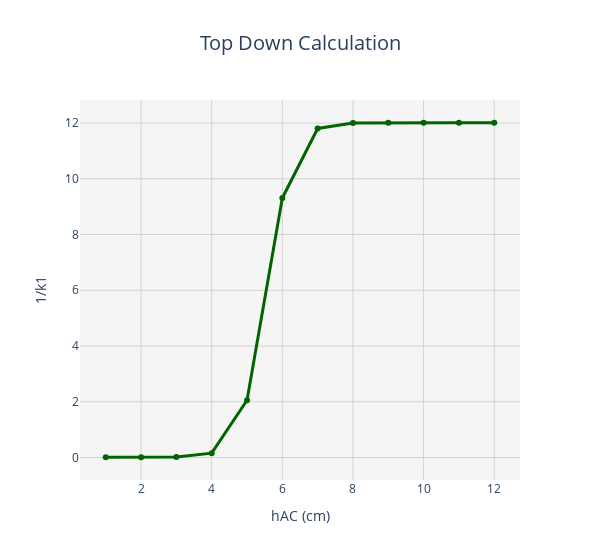

Write notebook code for a chart like this one.
### Markdown cell above
# GRAFICO DE TENDENCIA TOP DOWN

### Code cell
# Updated code to use "1/k1_up-down" for the y-axis with the TOP DOWN calculation
import pandas as pd
import numpy as np
import plotly.express as px

# Create DataFrame with provided "hc, in" values
df_k1tabla = pd.DataFrame({
    "hc, in": [1, 2, 3, 4, 5, 6, 7, 8, 9, 10, 11, 12]
})

# Calculate "k1_u-down" using the provided formula
df_k1tabla["k1_u-down"] = 1 / (0.01 + 12 / (1 + np.exp(15.676 - 2.8186 * df_k1tabla["hc, in"])))

# Calculate "1/k1_up-down"
df_k1tabla["1/k1_up-down"] = 1 / df_k1tabla["k1_u-down"]

# Generate the Plotly graph with the new y-axis for TOP DOWN calculation
fig = px.line(df_k1tabla, x="hc, in", y="1/k1_up-down", markers=True, title="Top Down Calculation")
fig.update_traces(line=dict(color="darkgreen", width=3))  # Darker green line color and thicker width
fig.update_layout(
    title=dict(text="Top Down Calculation", x=0.5, font=dict(size=20)),  # Center and enlarge title
    xaxis_title=dict(text="hAC (cm)", font=dict(size=14)),
    yaxis_title=dict(text="1/k1 u-d", font=dict(size=14)),
    xaxis=dict(showgrid=True, gridcolor="lightgrey", zeroline=False),
    yaxis=dict(showgrid=True, gridcolor="lightgrey", zeroline=False),
    plot_bgcolor="whitesmoke",  # Light background for better contrast
    width=600  # Compact width
)

fig.show()

### Figure 1 — Plotly figure (JSON) as saved in the notebook; plotly's stock layout.template omitted (floating-point values rounded to 4 significant figures)
{"data": [{"hovertemplate": "hc, in=%{x}<br>1/k1_up-down=%{y}<extra></extra>", "legendgroup": "", "line": {"color": "darkgreen", "dash": "solid", "width": 3}, "marker": {"symbol": "circle"}, "mode": "lines+markers", "name": "", "orientation": "v", "showlegend": false, "type": "scatter", "x": [1, 2, 3, 4, 5, 6, 7, 8, 9, 10, 11, 12], "xaxis": "x", "y": [0.01003, 0.01052, 0.01877, 0.1553, 2.054, 9.308, 11.81, 12.0, 12.01, 12.01, 12.01, 12.01], "yaxis": "y"}], "layout": {"legend": {"tracegroupgap": 0}, "plot_bgcolor": "whitesmoke", "title": {"font": {"size": 20}, "text": "Top Down Calculation", "x": 0.5}, "width": 600, "xaxis": {"anchor": "y", "domain": [0, 1], "gridcolor": "lightgrey", "showgrid": true, "title": {"font": {"size": 14}, "text": "hAC (cm)"}, "zeroline": false}, "yaxis": {"anchor": "x", "domain": [0, 1], "gridcolor": "lightgrey", "showgrid": true, "title": {"font": {"size": 14}, "text": "1/k1"}, "zeroline": false}}}
